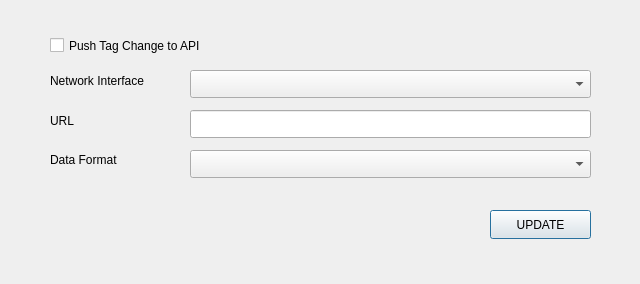
<?xml version="1.0" encoding="UTF-8"?>
<ui version="4.0">
 <class>APIConfDialog</class>
 <widget class="QDialog" name="APIConfDialog">
  <property name="geometry">
   <rect>
    <x>0</x>
    <y>0</y>
    <width>640</width>
    <height>284</height>
   </rect>
  </property>
  <property name="windowTitle">
   <string>Dialog</string>
  </property>
  <widget class="QCheckBox" name="api_checkBox">
   <property name="geometry">
    <rect>
     <x>50</x>
     <y>30</y>
     <width>281</width>
     <height>31</height>
    </rect>
   </property>
   <property name="text">
    <string>Push Tag Change to API</string>
   </property>
  </widget>
  <widget class="QComboBox" name="network_interface_Combobox">
   <property name="geometry">
    <rect>
     <x>190</x>
     <y>70</y>
     <width>401</width>
     <height>28</height>
    </rect>
   </property>
  </widget>
  <widget class="QLabel" name="label">
   <property name="geometry">
    <rect>
     <x>50</x>
     <y>70</y>
     <width>131</width>
     <height>21</height>
    </rect>
   </property>
   <property name="text">
    <string>Network Interface</string>
   </property>
  </widget>
  <widget class="QLabel" name="label_2">
   <property name="geometry">
    <rect>
     <x>50</x>
     <y>110</y>
     <width>131</width>
     <height>21</height>
    </rect>
   </property>
   <property name="text">
    <string>URL</string>
   </property>
  </widget>
  <widget class="QLineEdit" name="api_url_lineEdit">
   <property name="geometry">
    <rect>
     <x>190</x>
     <y>110</y>
     <width>401</width>
     <height>28</height>
    </rect>
   </property>
  </widget>
  <widget class="QLabel" name="label_3">
   <property name="geometry">
    <rect>
     <x>50</x>
     <y>150</y>
     <width>131</width>
     <height>20</height>
    </rect>
   </property>
   <property name="text">
    <string>Data Format</string>
   </property>
  </widget>
  <widget class="QComboBox" name="data_format_Combobox">
   <property name="geometry">
    <rect>
     <x>190</x>
     <y>150</y>
     <width>401</width>
     <height>28</height>
    </rect>
   </property>
  </widget>
  <widget class="QPushButton" name="update_pushButton">
   <property name="geometry">
    <rect>
     <x>490</x>
     <y>210</y>
     <width>101</width>
     <height>29</height>
    </rect>
   </property>
   <property name="text">
    <string>UPDATE</string>
   </property>
  </widget>
  <widget class="QLabel" name="update_message_level">
   <property name="geometry">
    <rect>
     <x>50</x>
     <y>210</y>
     <width>391</width>
     <height>31</height>
    </rect>
   </property>
   <property name="text">
    <string/>
   </property>
  </widget>
 </widget>
 <resources/>
 <connections/>
</ui>
